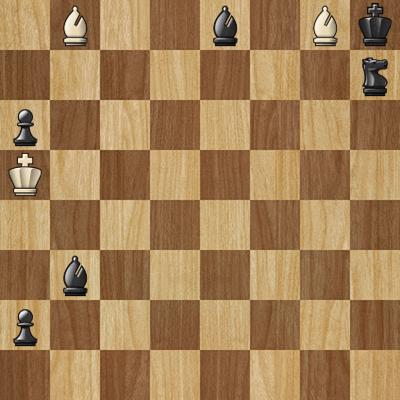
#> input picture Images/test/1B2b1Bk-7n-p7-K7-8-1b6-p7-8.jpeg, 400 x 400 px, found by its file name; its folder holds only this picture in this run
$ python adjust.py
#> lines starting #> are read from the running program, lines starting #| are printed output that depends on the picture
import os
import random
from PIL import Image, ImageEnhance
import shutil

# Define paths
TEST_FOLDER = "./Images/Test"
NEW_TRAIN_FOLDER = "./Images/NewTrain"

# Create NewTrain folder if it doesn't exist
if not os.path.exists(NEW_TRAIN_FOLDER):
    os.makedirs(NEW_TRAIN_FOLDER)

# Number of images to process
N = 20000  # You can adjust this number

# Get list of all images in the test folder
all_images = [f for f in os.listdir(TEST_FOLDER) if f.endswith(('.png', '.jpg', '.jpeg'))]

# Randomly select N images
selected_images = random.sample(all_images, min(N, len(all_images)))

for image_name in selected_images:
    # Open the image
    img_path = os.path.join(TEST_FOLDER, image_name)
    img = Image.open(img_path)
#> img is the input picture: PIL image 400x400 RGB; mean R, G, B 162.8, 127.2, 85.8

    # Convert the image to grayscale
    adjusted_img = img.convert('L')
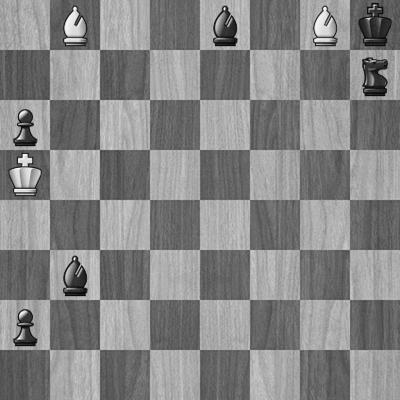
#> adjusted_img: PIL image 400x400 L; min 1, max 254, mean 133.2

    # Randomly adjust brightness
    brightness_enhancer = ImageEnhance.Brightness(adjusted_img)
    brightness_factor = random.uniform(0.2, 2)
    adjusted_img = brightness_enhancer.enhance(brightness_factor)
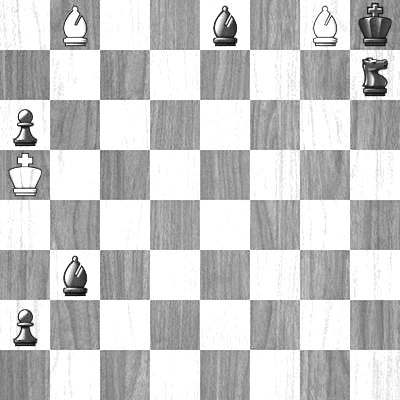
#> adjusted_img: PIL image 400x400 L; min 1, max 255, mean 200.1

    # Randomly adjust contrast
    contrast_enhancer = ImageEnhance.Contrast(adjusted_img)
    contrast_factor = random.uniform(0.2, 3)
    adjusted_img = contrast_enhancer.enhance(contrast_factor)
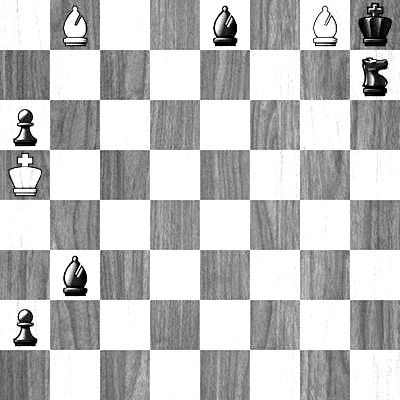
#> adjusted_img: PIL image 400x400 L; min 0, max 255, mean 191.2

    # Randomly adjust position by a random amount between +-10 pixels in each direction
    width, height = adjusted_img.size
#> width = 400; height = 400
    left = random.randint(-10, 10)
    top = random.randint(-10, 10)
    right = width + random.randint(-10, 10)
#> right = 405
    bottom = height + random.randint(-10, 10)
#> bottom = 402
    adjusted_img = adjusted_img.crop((left, top, right, bottom))
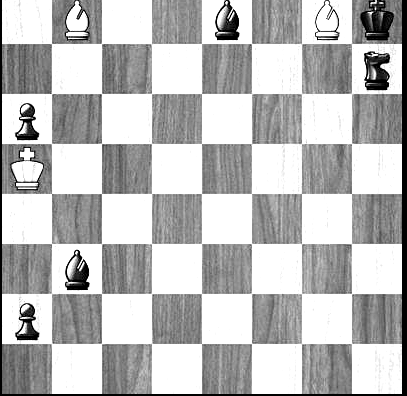
#> adjusted_img: PIL image 407x396 L; min 0, max 255, mean 186.9

    # Resize back to original dimensions if necessary
    if adjusted_img.size != (width, height):
        adjusted_img = adjusted_img.resize((width, height), Image.LANCZOS)
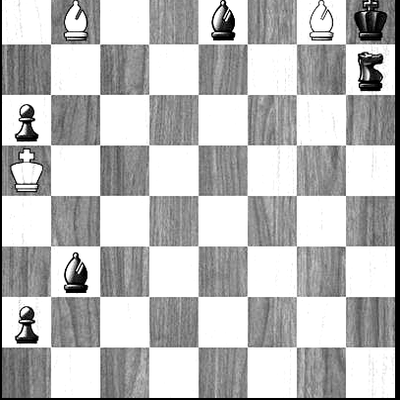
#> adjusted_img: PIL image 400x400 L; min 0, max 255, mean 186.5

    # Save the adjusted image to NewTrain folder
    new_img_name = f"{image_name}"
    new_img_path = os.path.join(NEW_TRAIN_FOLDER, new_img_name)
    adjusted_img.save(new_img_path)

print(f"Processed {len(selected_images)} images. Adjusted images saved in {NEW_TRAIN_FOLDER}")

$ run again, on Images/test/1K6-8-8-8-2p5-3P4-1P6-3k4.jpeg
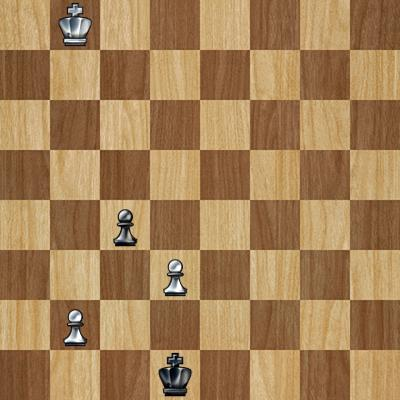
#> input picture Images/test/1K6-8-8-8-2p5-3P4-1P6-3k4.jpeg, 400 x 400 px, found by its file name
#> img is the input picture: PIL image 400x400 RGB; mean R, G, B 164.1, 128.1, 86.2
#> `adjusted_img = img.convert('L')`:
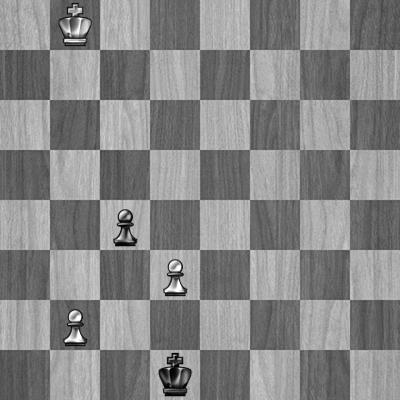
#> adjusted_img: PIL image 400x400 L; min 0, max 255, mean 134.1
#> `adjusted_img = adjusted_img.resize((width, height), Image.LANCZOS)`:
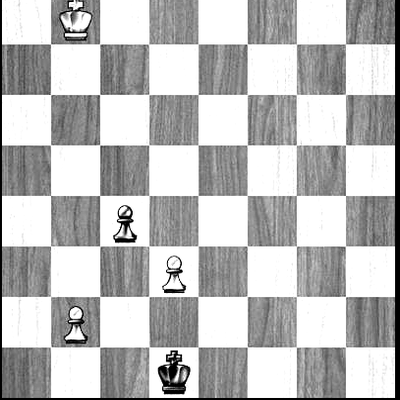
#> adjusted_img: PIL image 400x400 L; min 0, max 255, mean 188.4

$ run again, on Images/test/1R1Nk3-8-6pn-8-q1P5-2NP4-3K4-8.jpeg
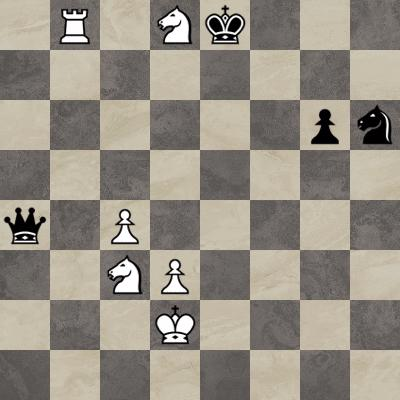
#> input picture Images/test/1R1Nk3-8-6pn-8-q1P5-2NP4-3K4-8.jpeg, 400 x 400 px, found by its file name
#> img is the input picture: PIL image 400x400 RGB; mean R, G, B 149.6, 143.2, 132.4
#> `adjusted_img = contrast_enhancer.enhance(contrast_factor)`:
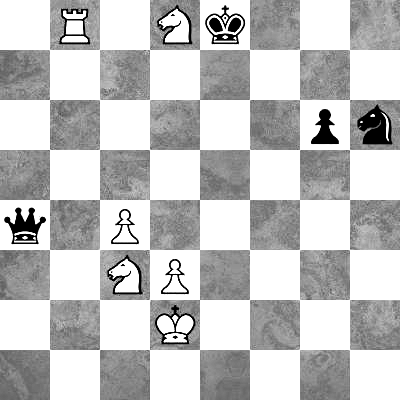
#> adjusted_img: PIL image 400x400 L; min 0, max 255, mean 194.2
#> `adjusted_img = adjusted_img.resize((width, height), Image.LANCZOS)`:
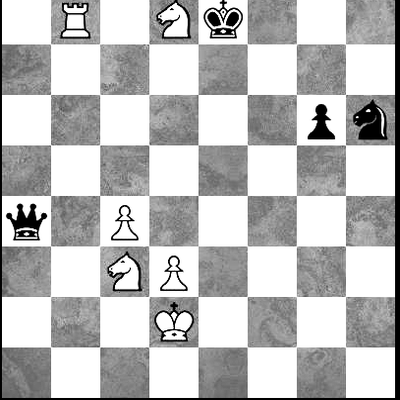
#> adjusted_img: PIL image 400x400 L; min 0, max 255, mean 189.5
